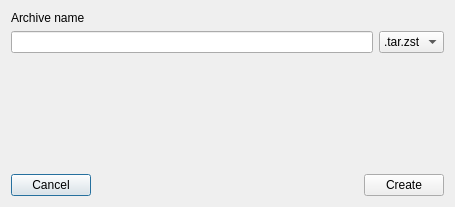
<?xml version="1.0" encoding="UTF-8"?>
<ui version="4.0">
 <class>CompressDialog</class>
 <widget class="QDialog" name="CompressDialog">
  <property name="geometry">
   <rect>
    <x>0</x>
    <y>0</y>
    <width>455</width>
    <height>207</height>
   </rect>
  </property>
  <property name="windowTitle">
   <string>Create archive</string>
  </property>
  <layout class="QVBoxLayout" name="verticalLayout">
   <item>
    <widget class="QLabel" name="label">
     <property name="text">
      <string>Archive name</string>
     </property>
    </widget>
   </item>
   <item>
    <layout class="QHBoxLayout" name="horizontalLayout_2">
     <item>
      <widget class="QLineEdit" name="lineEdit"/>
     </item>
     <item>
      <widget class="QComboBox" name="comboBox">
       <item>
        <property name="text">
         <string>.tar.zst</string>
        </property>
       </item>
       <item>
        <property name="text">
         <string>.tar.xz</string>
        </property>
       </item>
       <item>
        <property name="text">
         <string>zip</string>
        </property>
       </item>
       <item>
        <property name="text">
         <string>.7z</string>
        </property>
       </item>
      </widget>
     </item>
    </layout>
   </item>
   <item>
    <spacer name="verticalSpacer">
     <property name="orientation">
      <enum>Qt::Vertical</enum>
     </property>
     <property name="sizeHint" stdset="0">
      <size>
       <width>20</width>
       <height>40</height>
      </size>
     </property>
    </spacer>
   </item>
   <item>
    <layout class="QHBoxLayout" name="horizontalLayout">
     <item>
      <widget class="QPushButton" name="cancelButton">
       <property name="text">
        <string>Cancel</string>
       </property>
      </widget>
     </item>
     <item>
      <spacer name="horizontalSpacer">
       <property name="orientation">
        <enum>Qt::Horizontal</enum>
       </property>
       <property name="sizeHint" stdset="0">
        <size>
         <width>40</width>
         <height>20</height>
        </size>
       </property>
      </spacer>
     </item>
     <item>
      <widget class="QPushButton" name="createButton">
       <property name="text">
        <string>Create</string>
       </property>
      </widget>
     </item>
    </layout>
   </item>
  </layout>
 </widget>
 <resources/>
 <connections/>
</ui>
